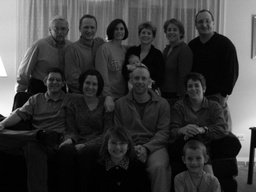
#> input picture p5.jpg, 256 x 192 px, shrunk from 1024 x 768 before the run
$ jupyter execute 'lab 5.ipynb'
#> lines starting #> are read from the running program, lines starting #| are printed output that depends on the picture
#> further down, image is the input picture: shape (192, 256, 3); min 0, max 255, mean 58.7
[cell 1]
# Soothing effect -> Apply Average, weighted average, gasussian filter over image

[cell 2]
import numpy as np
import cv2
import matplotlib.pyplot as plt


def average_filter(image, kernel_size):
#> called with kernel_size = 5
    height, width = image.shape
#> height = 192; width = 256
    pad = kernel_size // 2
    padded_image = np.pad(image, ((pad, pad), (pad, pad)), mode='constant', constant_values=0)

    output_image = np.zeros_like(image)

    for i in range(height):
        for j in range(width):
            region = padded_image[i:i + kernel_size, j:j + kernel_size]
            output_image[i, j] = np.mean(region)
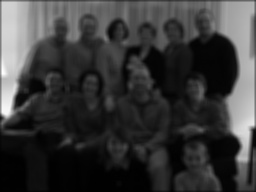
#> output_image: shape (192, 256); min 0, max 254, mean 57.1

    return output_image


def weighted_average_filter(image, kernel_size):
#> called with kernel_size = 5
    kernel = np.ones((kernel_size, kernel_size), np.float32) / (kernel_size * kernel_size)
    print(kernel)

    height, width = image.shape
#> height = 192; width = 256
    pad = kernel_size // 2
    padded_image = np.pad(image, ((pad, pad), (pad, pad)), mode='constant', constant_values=0)

    output_image = np.zeros_like(image)

    for i in range(height):
        for j in range(width):
            region = padded_image[i:i + kernel_size, j:j + kernel_size]
            output_image[i, j] = np.sum(region * kernel)

    return output_image


def gaussian_kernel(size, sigma):
    kernel = np.fromfunction(
        lambda x, y: (1 / (2 * np.pi * sigma ** 2)) *
                     np.exp(- ((x - (size // 2)) ** 2 + (y - (size // 2)) ** 2) / (2 * sigma ** 2)),
        (size, size)
    )
    return kernel / np.sum(kernel)

def gaussian_filter(image, kernel_size, sigma):
#> called with kernel_size = 5, sigma = 1
    kernel = gaussian_kernel(kernel_size, sigma)

    height, width = image.shape
#> height = 192; width = 256
    pad = kernel_size // 2
    padded_image = np.pad(image, ((pad, pad), (pad, pad)), mode='constant', constant_values=0)

    output_image = np.zeros_like(image)

    for i in range(height):
        for j in range(width):
            region = padded_image[i:i + kernel_size, j:j + kernel_size]
            output_image[i, j] = np.sum(region * kernel)

    return output_image


image = cv2.imread('p5.jpg')


image_rgb = cv2.cvtColor(image, cv2.COLOR_BGR2RGB)
image_gray = cv2.cvtColor(image, cv2.COLOR_BGR2GRAY)


avg_filtered_image = average_filter(image_gray, kernel_size=5)
weighted_avg_filtered_image = weighted_average_filter(image_gray, kernel_size=5)
gaussian_filtered_image = gaussian_filter(image_gray, kernel_size=5, sigma=1)


plt.figure(figsize=(10, 10))


plt.subplot(2, 2, 1)
plt.imshow(image_rgb)
plt.title('Original Image')
plt.axis('off')


plt.subplot(2, 2, 2)
plt.imshow(avg_filtered_image, cmap='gray')
plt.title('Average Filtered Image')
plt.axis('off')


plt.subplot(2, 2, 3)
plt.imshow(weighted_avg_filtered_image, cmap='gray')
plt.title('Weighted Average Filtered Image')
plt.axis('off')


plt.subplot(2, 2, 4)
plt.imshow(gaussian_filtered_image, cmap='gray')
plt.title('Gaussian Filtered Image')
plt.axis('off')


plt.tight_layout()
plt.show()

[cell 3]
import numpy as np
import cv2
import matplotlib.pyplot as plt


def salt_and_pepper_noise(image, salt_prob, pepper_prob):
#> called with salt_prob = 0.02, pepper_prob = 0.02
    noisy_image = image.copy()
    total_pixels = image.size
#> total_pixels = 49152


    salt = int(salt_prob * total_pixels)
#> salt = 983
    salt_coords = [np.random.randint(0, i-1, salt) for i in image.shape]
    noisy_image[salt_coords[0], salt_coords[1]] = 255


    pepper = int(pepper_prob * total_pixels)
#> pepper = 983
    pepper_coords = [np.random.randint(0, i-1, pepper) for i in image.shape]
    noisy_image[pepper_coords[0], pepper_coords[1]] = 0

    return noisy_image


def gaussian_noise(image, mean=0, sigma=25):
#> called with mean = 0, sigma = 25
    gaussian = np.random.normal(mean, sigma, image.shape).astype(np.float32)
    noisy_image = image.astype(np.float32) + gaussian
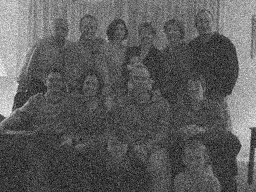
#> noisy_image: shape (192, 256) float32; min -88.19, max 315.8, mean 58.7; drawn with min black and max white


    noisy_image = np.clip(noisy_image, 0, 255).astype(np.uint8)

    return noisy_image


image = cv2.imread('p5.jpg')
image_gray = cv2.cvtColor(image, cv2.COLOR_BGR2GRAY)


salt_pepper_noisy_image = salt_and_pepper_noise(image_gray, salt_prob=0.02, pepper_prob=0.02)


gaussian_noisy_image = gaussian_noise(image_gray, mean=0, sigma=25)


plt.figure(figsize=(10, 10))


plt.subplot(2, 2, 1)
plt.imshow(image_gray, cmap='gray')
plt.title('Original Image')
plt.axis('off')


plt.subplot(2, 2, 2)
plt.imshow(salt_pepper_noisy_image, cmap='gray')
plt.title('Salt and Pepper Noise')
plt.axis('off')


plt.subplot(2, 2, 3)
plt.imshow(gaussian_noisy_image, cmap='gray')
plt.title('Gaussian Noise')
plt.axis('off')


plt.tight_layout()
plt.show()

[cell 4]
import numpy as np
import cv2
import matplotlib.pyplot as plt


def average_filter(image, kernel_size):
    height, width = image.shape
    pad = kernel_size // 2
    padded_image = np.pad(image, ((pad, pad), (pad, pad)), mode='constant', constant_values=0)

    output_image = np.zeros_like(image)

    for i in range(height):
        for j in range(width):
            region = padded_image[i:i + kernel_size, j:j + kernel_size]
            output_image[i, j] = np.mean(region)

    return output_image


def median_filter(image, kernel_size):
    height, width = image.shape
    pad = kernel_size // 2
    padded_image = np.pad(image, ((pad, pad), (pad, pad)), mode='constant', constant_values=0)

    output_image = np.zeros_like(image)

    for i in range(height):
        for j in range(width):
            region = padded_image[i:i + kernel_size, j:j + kernel_size]
            output_image[i, j] = np.median(region)

    return output_image


def calculate_psnr(original, filtered):
    mse = np.mean((original - filtered) ** 2)
    if mse == 0:
        return 100
    max_pixel = 255.0
    psnr = 10 * np.log10((max_pixel ** 2) / mse)
    return psnr


image = cv2.imread('p5.jpg')
image_gray = cv2.cvtColor(image, cv2.COLOR_BGR2GRAY)


salt_pepper_noisy_image = salt_and_pepper_noise(image_gray, salt_prob=0.25, pepper_prob=0.25)
#> call 2 of salt_and_pepper_noise, with salt_prob = 0.25, pepper_prob = 0.25
#> in salt_and_pepper_noise (call 2), `noisy_image[pepper_coords[0], pepper_coords[1]] = 0`:
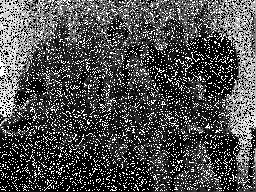
#> noisy_image: shape (192, 256); min 0, max 255, mean 79.2


kernel_sizes = [3, 5, 7]

avg_psnrs = []
median_psnrs = []


for kernel_size in kernel_sizes:

    avg_filtered_image = average_filter(salt_pepper_noisy_image, kernel_size)
    avg_psnr = calculate_psnr(image_gray, avg_filtered_image)
    avg_psnrs.append(avg_psnr)


    median_filtered_image = median_filter(salt_pepper_noisy_image, kernel_size)
    median_psnr = calculate_psnr(image_gray, median_filtered_image)
    median_psnrs.append(median_psnr)
#> this loop made 3 passes
#> (avg_psnr, median_psnr) on passes 1 to 3: (27.89, 33.78), (27.88, 33.06), (27.72, 32.42)
#> pass 1, `avg_filtered_image = average_filter(salt_pepper_noisy_image, kernel_si..`:
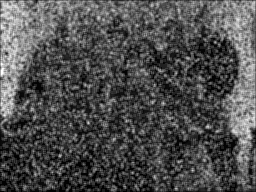
#> avg_filtered_image: shape (192, 256); min 0, max 255, mean 78.2
#> pass 1, `median_filtered_image = median_filter(salt_pepper_noisy_image, kernel_..`:
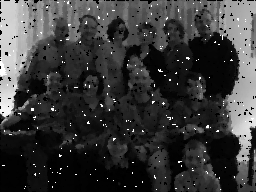
#> median_filtered_image: shape (192, 256); min 0, max 255, mean 57.5
#> after the loop, avg_psnrs = [27.89, 27.88, 27.72]; median_psnrs = [33.78, 33.06, 32.42]


plt.figure(figsize=(10, 10))


plt.subplot(2, 2, 1)
plt.imshow(salt_pepper_noisy_image, cmap='gray')
plt.title('Salt and Pepper Noisy Image')
plt.axis('off')


plt.subplot(2, 2, 2)
plt.imshow(avg_filtered_image, cmap='gray')
plt.title(f'Average Filtered (Kernel 7x7)\nPSNR: {avg_psnrs[-1]:.2f}')
plt.axis('off')


plt.subplot(2, 2, 3)
plt.imshow(median_filtered_image, cmap='gray')
plt.title(f'Median Filtered (Kernel 7x7)\nPSNR: {median_psnrs[-1]:.2f}')
plt.axis('off')


plt.tight_layout()
plt.show()
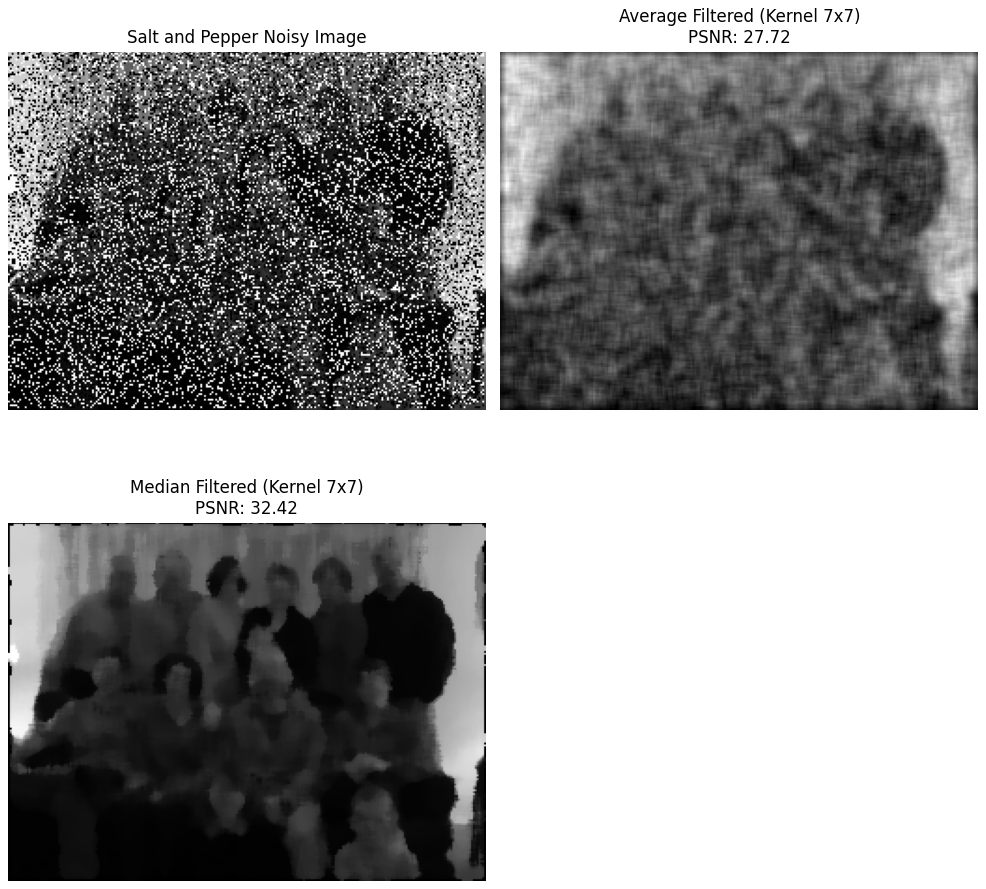
#> figure drawn by matplotlib, 3 panels


print("PSNR Values for Average Filter:")
for i, kernel_size in enumerate(kernel_sizes):
    print(f"Kernel size {kernel_size}x{kernel_size}: {avg_psnrs[i]:.2f} dB")
#> this loop made 3 passes
#| Kernel size 3x3: 27.89 dB
#| Kernel size 5x5: 27.88 dB
#| Kernel size 7x7: 27.72 dB

print("\nPSNR Values for Median Filter:")
for i, kernel_size in enumerate(kernel_sizes):
    print(f"Kernel size {kernel_size}x{kernel_size}: {median_psnrs[i]:.2f} dB")

[cell 5]
import numpy as np
import cv2
import matplotlib.pyplot as plt


def median_filter_on_noisy_pixels(image, kernel_size):
    height, width = image.shape
    pad = kernel_size // 2
    padded_image = np.pad(image, ((pad, pad), (pad, pad)), mode='constant', constant_values=0)

    output_image = image.copy()

    for i in range(height):
        for j in range(width):

            if image[i, j] == 0 or image[i, j] == 255:

                region = padded_image[i:i + kernel_size, j:j + kernel_size]

                output_image[i, j] = np.median(region)

    return output_image


def calculate_psnr(original, filtered):
    mse = np.mean((original - filtered) ** 2)
    if mse == 0:
        return 100
    max_pixel = 255.0
    psnr = 10 * np.log10((max_pixel ** 2) / mse)
    return psnr


image = cv2.imread('p5.jpg')
image_gray = cv2.cvtColor(image, cv2.COLOR_BGR2GRAY)


salt_pepper_noisy_image = salt_and_pepper_noise(image_gray, salt_prob=0.02, pepper_prob=0.02)


kernel_sizes = [3, 5, 7]

psnrs = []


for kernel_size in kernel_sizes:

    median_filtered_image = median_filter_on_noisy_pixels(salt_pepper_noisy_image, kernel_size)
    psnr = calculate_psnr(image_gray, median_filtered_image)
    psnrs.append(psnr)


    plt.figure(figsize=(5, 5))
    plt.imshow(median_filtered_image, cmap='gray')
    plt.title(f'Median Filtered (Kernel {kernel_size}x{kernel_size})\nPSNR: {psnr:.2f}')
    plt.axis('off')
    plt.show()
#> this loop made 3 passes
#> psnr on passes 1 to 3: 48.48, 47, 46.07
#> after the loop, psnrs = [48.48, 47, 46.07]


print("PSNR Values for Median Filtering on Noisy Pixels:")
for i, kernel_size in enumerate(kernel_sizes):
    print(f"Kernel size {kernel_size}x{kernel_size}: {psnrs[i]:.2f} dB")

[cell 6]
import numpy as np
import cv2
import matplotlib.pyplot as plt


def apply_padding(image, kernel_size, padding_type='zero'):
    pad = kernel_size // 2

    if padding_type == 'zero':

        padded_image = np.pad(image, ((pad, pad), (pad, pad)), mode='constant', constant_values=0)
    elif padding_type == 'clamp':

        padded_image = np.pad(image, ((pad, pad), (pad, pad)), mode='edge')

    return padded_image


image = cv2.imread('p5.jpg')  # Replace with your image file path
image_gray = cv2.cvtColor(image, cv2.COLOR_BGR2GRAY)


kernel_sizes = [3, 5, 7]


for padding_type in ['zero', 'clamp']:
    for kernel_size in kernel_sizes:

        padded_image = apply_padding(image_gray, kernel_size, padding_type)


        plt.figure(figsize=(5, 5))
        plt.imshow(padded_image, cmap='gray')
        plt.title(f'{padding_type.capitalize()} Padding (Kernel {kernel_size}x{kernel_size})')
        plt.axis('off')
        plt.show()
#> this loop made 2 passes
#> pass 1, in apply_padding, `padded_image = np.pad(image, ((pad, pad), (pad, pad)), mode='constant'..`:
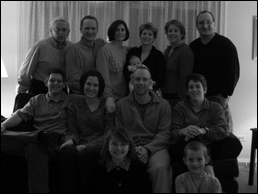
#> padded_image: shape (194, 258); min 0, max 255, mean 57.7
#> pass 1, in apply_padding (call 3), `padded_image = np.pad(image, ((pad, pad), (pad, pad)), mode='constant'..`:
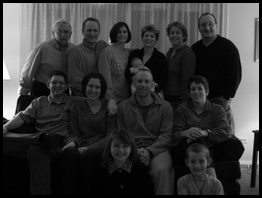
#> padded_image: shape (198, 262); min 0, max 255, mean 55.7
#> pass 2, in apply_padding (call 5), `padded_image = np.pad(image, ((pad, pad), (pad, pad)), mode='edge')`:
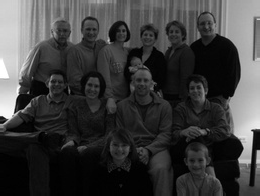
#> padded_image: shape (196, 260); min 0, max 255, mean 60.3
#> pass 2, `plt.show()`:
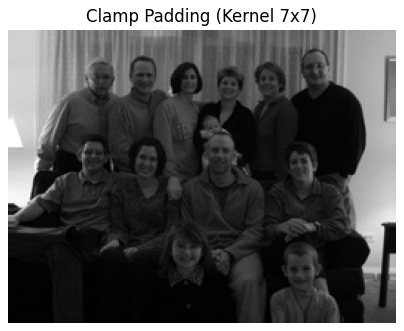
#> figure drawn by matplotlib, 1 panel
